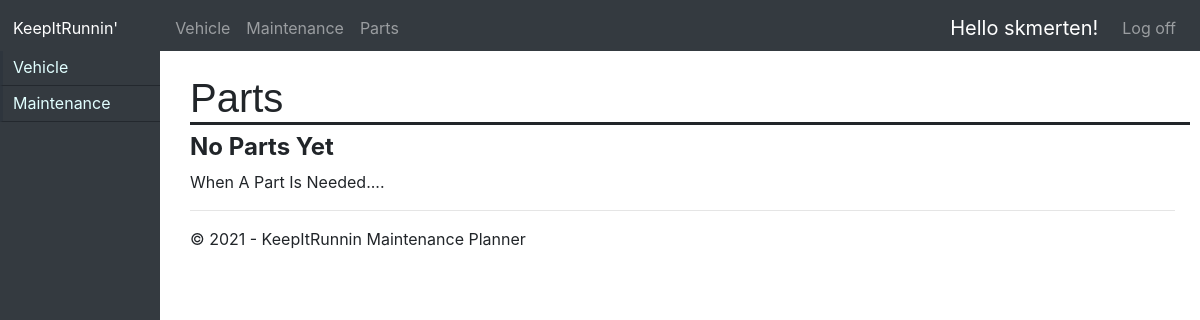
/parts/ (signed in), run on an earlier commit of the app's database.
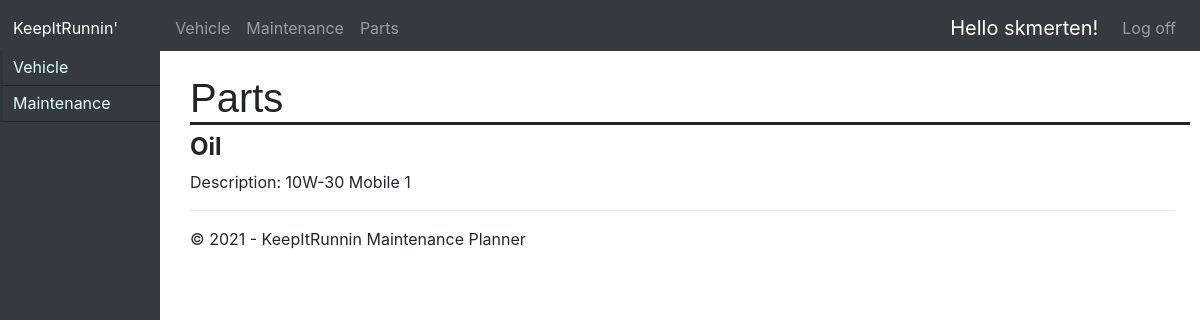
And on a later commit of the database.
### parts/models.py (models this page shows, shortened)
class Part(models.Model):
    maintenance = models.ForeignKey(Maintenance, on_delete=models.CASCADE)
    part_name = models.CharField(max_length=250)
    part_description = models.CharField(max_length=250,null=True)
    quantity = models.IntegerField(max_length=None)
    date_requested = models.DateTimeField(auto_now_add=True)
    need_by_date = models.DateTimeField(null=True)
    comments = models.CharField(max_length=250,null=True)
    status = models.BooleanField()

### parts/views.py (the view)
# urls.py: path('parts/', parts.views.partHome, name='partHome'),
@login_required(login_url='/login')
def partHome(request):
    assert isinstance(request, HttpRequest)
    return render(
        request,
        'app/partsHome.html',
        {
            'title':'Parts',
            'year':datetime.now().year,
            'parts': Part.objects.filter(maintenance__vehicle__user = request.user),
            'partOptions' : True
        }
    )

### app/templates/app/partsHome.html (shortened to what this page needs)
{% extends "app/layout.html" %}
{% block content %}
<div class="w3-col l9">
{% if parts %}
    {% for part in parts %}
        <div class="w3-container" >
            <div class="w3-card w3-margin w3-margin-top">
                <div class="w3-container w3-white">
                    <h4><b>{{part.part_name}}</b></h4>
                    <p>Description: {{part.part_description}}</p>
                </div>
            </div>
        </div>
    {% endfor %}
{% else %}
    <div class="w3-container" >
        <div class="w3-card w3-margin w3-margin-top">
            <div class="w3-container w3-white">
                <h4><b>No Parts Yet</b></h4>
                <p>When A Part Is Needed....</p>
            </div>
        </div>
    </div>
{% endif %}
{% endblock %}

What changed in the data, as far as the page shows it:
added Part: part_name "Oil", part_description "10W-30 Mobile 1"
Also different on the page:
text no longer shown: "No Parts Yet When A Part Is Needed...."
